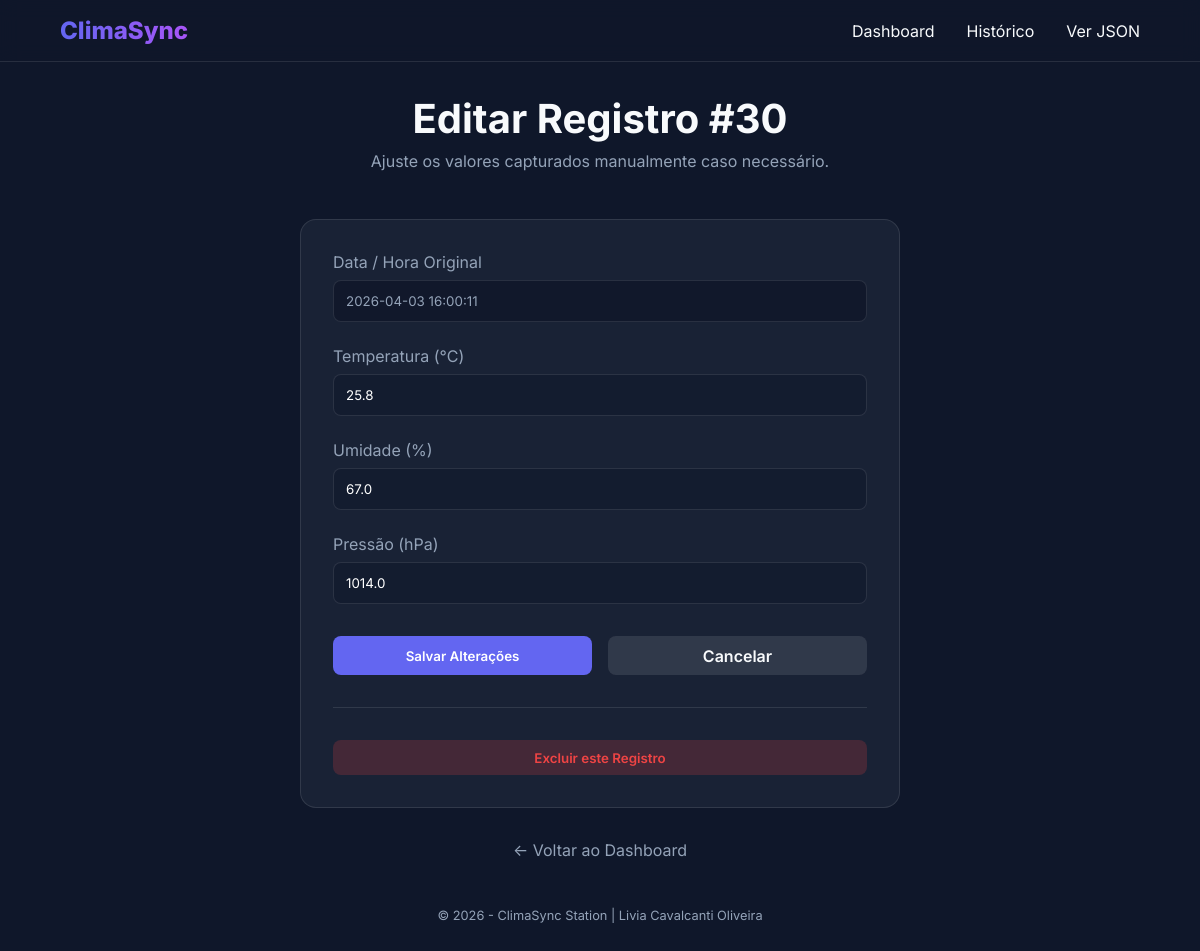
The page /leituras/30 on the database its author committed.
### tables this page shows
CREATE TABLE leituras (
id INTEGER PRIMARY KEY AUTOINCREMENT,
temperatura REAL NOT NULL,
umidade REAL NOT NULL,
pressao REAL, -- opcional
localizacao TEXT DEFAULT 'Lab', -- opcional
timestamp DATETIME DEFAULT (datetime('now','localtime'))
);

### src/app.py (the view)
@app.route('/leituras/<int:id>', methods=['GET'])
def detalhe(id):
    leitura = database.buscar_leitura(id)
    if not leitura:
        return responder('404.html', {"erro": "Leitura não encontrada"}, 404)
    return responder('editar.html', {'leitura': leitura})

### src/app.py (called while the page is built)
def responder(template, data=None, status=200):
    formato = request.args.get('formato')
    if formato == 'json':
        return jsonify(data), status
    return render_template(template, **(data if data else {})), status

### src/database.py (called while the page is built)
def get_db_connection():
    conn = sqlite3.connect(DB_FILE, timeout=10)
    conn.execute('PRAGMA journal_mode=WAL')
    conn.execute('PRAGMA busy_timeout=5000') # espera até 5s
    conn.row_factory = sqlite3.Row
    return conn

def buscar_leitura(id):
    query = "SELECT * FROM leituras WHERE id = ?"
    with get_db_connection() as conn:
        cursor = conn.cursor()
        row = cursor.execute(query, (id,)).fetchone()
        return dict(row) if row else None

### src/templates/editar.html (shortened to what this page needs)
{% extends 'base.html' %}
{% block content %}
<header class="header">
    <h1>Editar Registro #{{ leitura.id }}</h1>
    <p>Ajuste os valores capturados manualmente caso necessário.</p>
</header>
<div style="max-width: 600px; margin: 0 auto;">
    <div class="section-card">
        <form action="{{ url_for('atualizar', id=leitura.id) }}" method="POST">
            <div class="form-group">
                <label for="timestamp">Data / Hora Original</label>
                <input type="text" id="timestamp" value="{{ leitura.timestamp }}" disabled style="background: rgba(15,23,42,0.8); color: var(--text-dim);">
            </div>
            <div class="form-group">
                <label for="temperatura">Temperatura (°C)</label>
                <input type="number" step="0.1" name="temperatura" id="temperatura" value="{{ leitura.temperatura }}" required>
            </div>
            <div class="form-group">
                <label for="umidade">Umidade (%)</label>
                <input type="number" step="0.1" name="umidade" id="umidade" value="{{ leitura.umidade }}" required>
            </div>
            <div class="form-group">
                <label for="pressao">Pressão (hPa)</label>
                <input type="number" step="0.1" name="pressao" id="pressao" value="{{ leitura.pressao if leitura.pressao else '' }}">
            </div>
            <div style="display: flex; gap: 1rem; margin-top: 2rem;">
                <button type="submit" class="btn btn-primary" style="flex: 1;">Salvar Alterações</button>
                <a href="{{ url_for('listar') }}" class="btn" style="background: rgba(255,255,255,0.1); flex: 1; text-align: center;">Cancelar</a>
            </div>
        </form>
        <hr style="margin: 2rem 0; border: none; border-top: 1px solid rgba(255,255,255,0.1);">
        <form action="{{ url_for('deletar', id=leitura.id) }}" method="POST" onsubmit="return confirm('ATENÇÃO: Esta ação é irreversível. Prosseguir?');">
            <button type="submit" class="btn btn-danger" style="width: 100%;">Excluir este Registro</button>
        </form>
    </div>
</div>
<div style="margin-top: 2rem; text-align: center;">
    <a href="{{ url_for('index') }}" style="color: var(--text-dim);">← Voltar ao Dashboard</a>
</div>
{% endblock %}

### src/static/css/style.css (style rules this page uses)
:root { --primary: #6366f1; --secondary: #a855f7; --bg-dark: #0f172a; --card-bg: rgba(30, 41, 59, 0.7); --text: #f8fafc; --text-dim: #94a3b8; --accent: #22d3ee; --success: #10b981; --danger: #ef4444; }
* { margin: 0; padding: 0; box-sizing: border-box; font-family: 'Inter', -apple-system, system-ui, sans-serif; }
body { background: var(--bg-dark); color: var(--text); min-height: 100vh; padding-bottom: 2rem; }
a { text-decoration: none; color: inherit; }
.header { margin-bottom: 3rem; text-align: center; }
.header h1 { font-size: 2.5rem; margin-bottom: 0.5rem; }
.header p { color: var(--text-dim); }
.section-card { background: var(--card-bg); padding: 2rem; border-radius: 1rem; border: 1px solid rgba(255, 255, 255, 0.1); }
.btn { padding: 0.6rem 1.2rem; border-radius: 0.5rem; border: none; cursor: pointer; font-weight: 600; transition: 0.2s; display: inline-block; }
.btn-primary { background: var(--primary); color: white; }
.btn-danger { background: rgba(239, 68, 68, 0.2); color: var(--danger); }
.form-group { margin-bottom: 1.5rem; }
label { display: block; margin-bottom: 0.5rem; color: var(--text-dim); }
input { width: 100%; padding: 0.75rem; background: rgba(15, 23, 42, 0.5); border: 1px solid rgba(255, 255, 255, 0.1); border-radius: 0.5rem; color: white; outline: none; }

### rows shown on the page
leituras: id "30", timestamp "2026-04-03 16:00:11", temperatura "25.8", umidade "67.0", pressao "1014.0"
